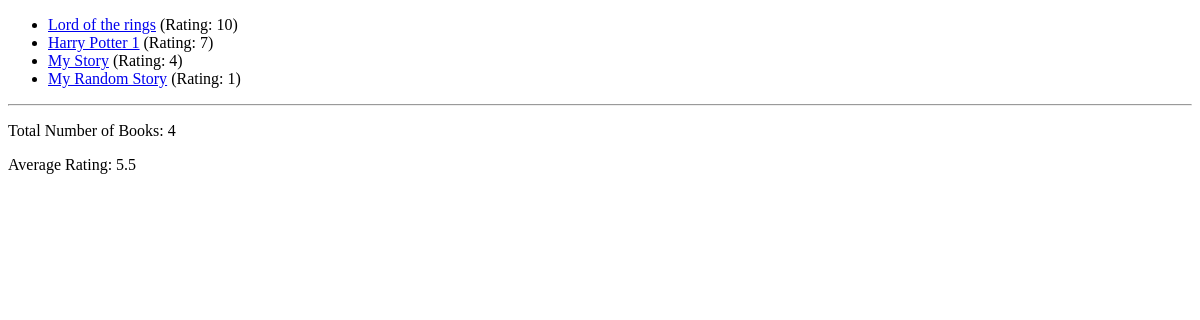
Before: / with the older database file.
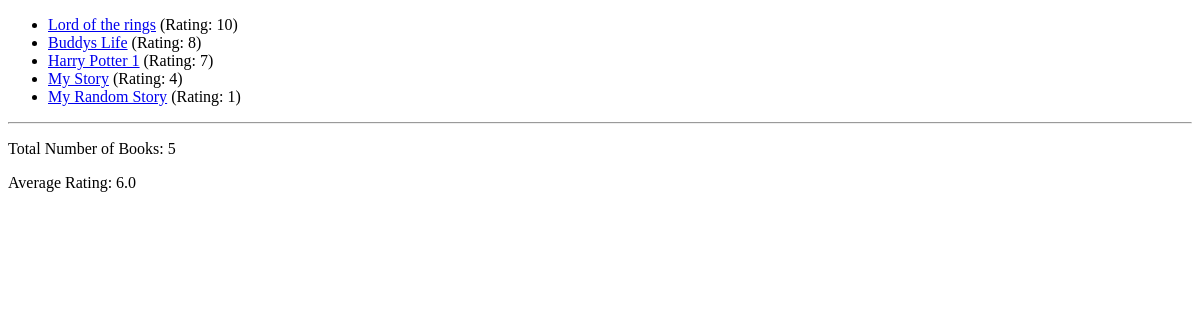
After: the same page with the newer database file.
### book_outlet/models.py (models this page shows, shortened)
class Book(models.Model):
    title = models.CharField(max_length=50)
    rating = models.IntegerField(
        validators=[MinValueValidator(0),
                    MaxValueValidator(10)])
    author = models.CharField(null=True, max_length=100)
    is_bestselling = models.BooleanField(default=False)
    slug = models.SlugField(default="", blank=True, null=False, db_index=True)
    def get_absolute_url(self):
        return reverse("book-detail", args=[self.slug])

### book_outlet/views.py (the view)
# urls.py: path("", views.index),
def index(request):
    books = Book.objects.all().order_by("-rating")
    num_books = books.count()
    avg_rating = books.aggregate(Avg("rating"))
    return render(request, "book_outlet/index.html", {
        "books": books,
        "total_number_of_books": num_books,
        "average_rating": avg_rating
    })

### book_outlet/templates/book_outlet/index.html (shortened to what this page needs)
{% extends "book_outlet/base.html" %}
{% block content %}
    <ul>
        {% for book in books %}
            <li><a href="{{ book.get_absolute_url }}">{{ book.title }}</a> (Rating: {{ book.rating }})</li>
        {% endfor %}
    </ul>
    <hr>
    <p>Total Number of Books: {{ total_number_of_books }}</p>
    <p>Average Rating: {{ average_rating.rating__avg }}</p>
{% endblock %}

### book_outlet/templates/book_outlet/base.html (shortened to what this page needs)
<!DOCTYPE html>
<html lang="en">
<head>
</head>
<body>
    {% block content %}
    {% endblock %}
</body>
</html>

Changed rows visible on the page:
added Book: title "Buddys Life", rating "8"
Other visible differences:
{{ total_number_of_books }}: "4" → "5"
{{ average_rating.rating__avg }}: "5.5" → "6.0"
